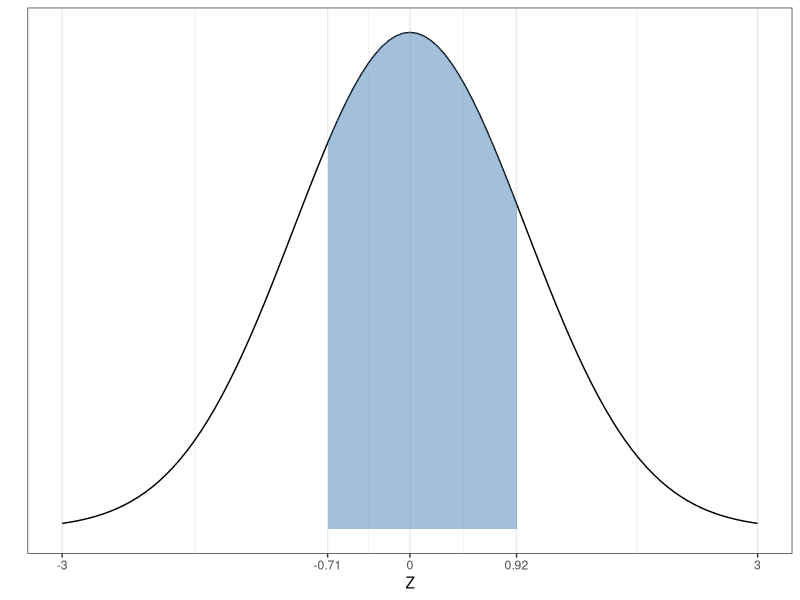
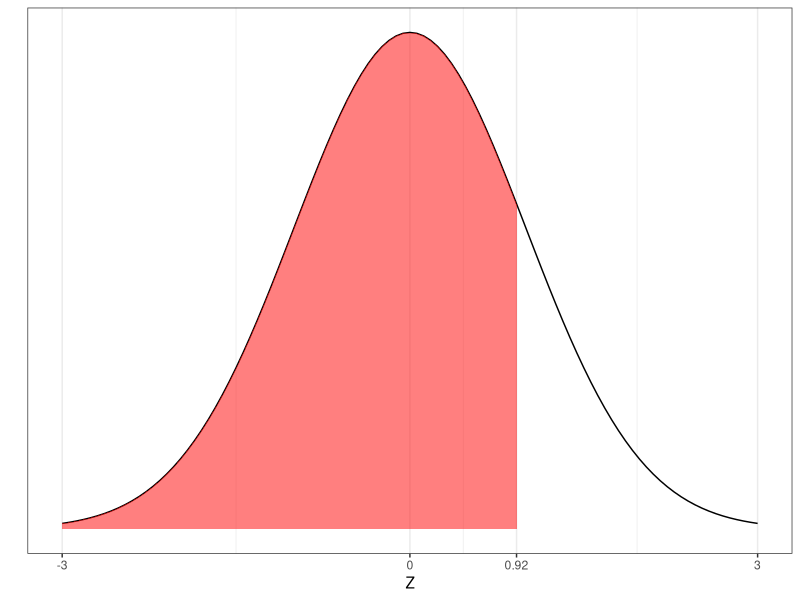
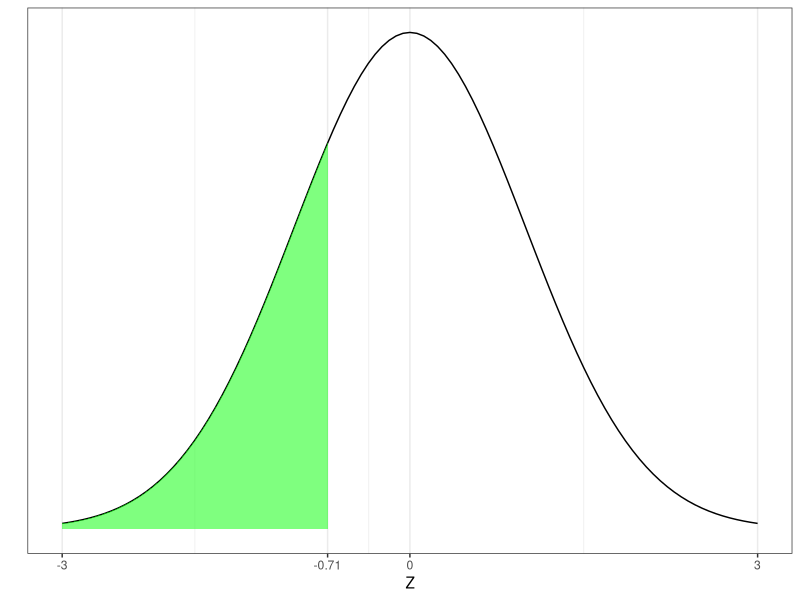
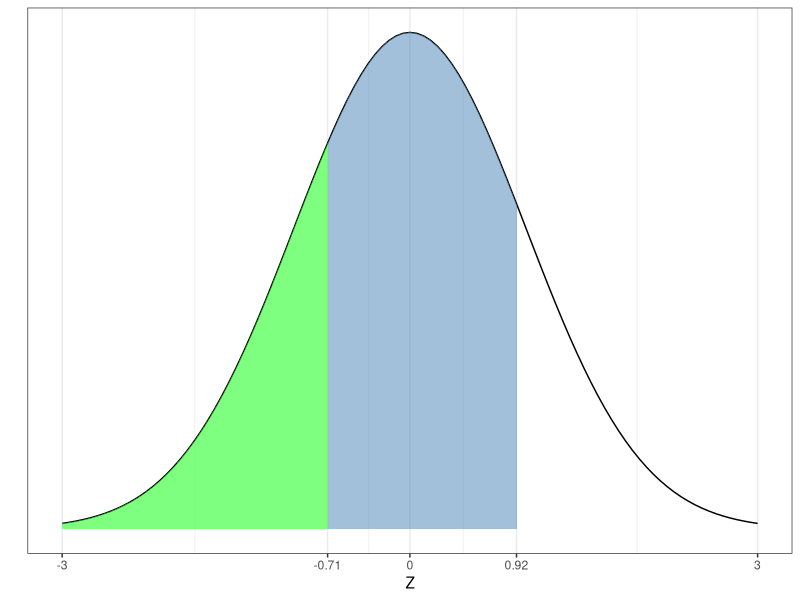

Source code (R) for these figures, in order:
## ---- chunk 1
library(ggplot2)
ggplot(data = data.frame(x = c(-3, 3)), aes(x)) + xlab("Z")+
  stat_function(fun = dnorm, n = 101, args = list(mean = 0, sd = 1)) + ylab("") +
  scale_y_continuous(breaks = NULL)+
   stat_function(fun = dnorm,
                geom = "area",
                fill = "steelblue",
                xlim = c(-0.71, 0.92), alpha=0.5) +
    theme_bw()+
  scale_x_continuous(breaks = c(-3,-0.71, 0, 0.92, 3),
                     labels = c(-3, -0.71,0, 0.92, 3),
                     limits = c(-3, 3)) 

## ---- chunk 2
ggplot(data = data.frame(x = c(-3, 3)), aes(x)) + xlab("Z")+
  stat_function(fun = dnorm, n = 101, args = list(mean = 0, sd = 1)) + ylab("") +
  scale_y_continuous(breaks = NULL)+
   stat_function(fun = dnorm,
                geom = "area",
                fill = "red",
                xlim = c(-3, 0.92), alpha=0.5) +
    theme_bw()+
  scale_x_continuous(breaks = c(-3, 0, 0.92, 3),
                     labels = c(-3, 0, 0.92, 3),
                     limits = c(-3, 3)) 

## ---- chunk 3
ggplot(data = data.frame(x = c(-3, 3)), aes(x)) + xlab("Z")+
  stat_function(fun = dnorm, n = 101, args = list(mean = 0, sd = 1)) + ylab("") +
  scale_y_continuous(breaks = NULL)+
   stat_function(fun = dnorm,
                geom = "area",
                fill = "green",
                xlim = c(-3,-0.71), alpha=0.5) +
    theme_bw()+
  scale_x_continuous(breaks = c(-3,-0.71, 0, 3),
                     labels = c(-3, -0.71,0,  3),
                     limits = c(-3, 3)) 

## ---- chunk 4
ggplot(data = data.frame(x = c(-3, 3)), aes(x)) + xlab("Z")+
  stat_function(fun = dnorm, n = 101, args = list(mean = 0, sd = 1)) + ylab("") +
  scale_y_continuous(breaks = NULL)+
   stat_function(fun = dnorm,
                geom = "area",
                fill = "green",
                xlim = c(-3,-0.71), alpha=0.5) +
  stat_function(fun = dnorm,
                geom = "area",
                fill = "steelblue",
                xlim = c(-0.71,0.92), alpha=0.5) +
    theme_bw()+
  scale_x_continuous(breaks = c(-3,-0.71, 0, 0.92, 3),
                     labels = c(-3, -0.71,0, 0.92, 3),
                     limits = c(-3, 3)) 
